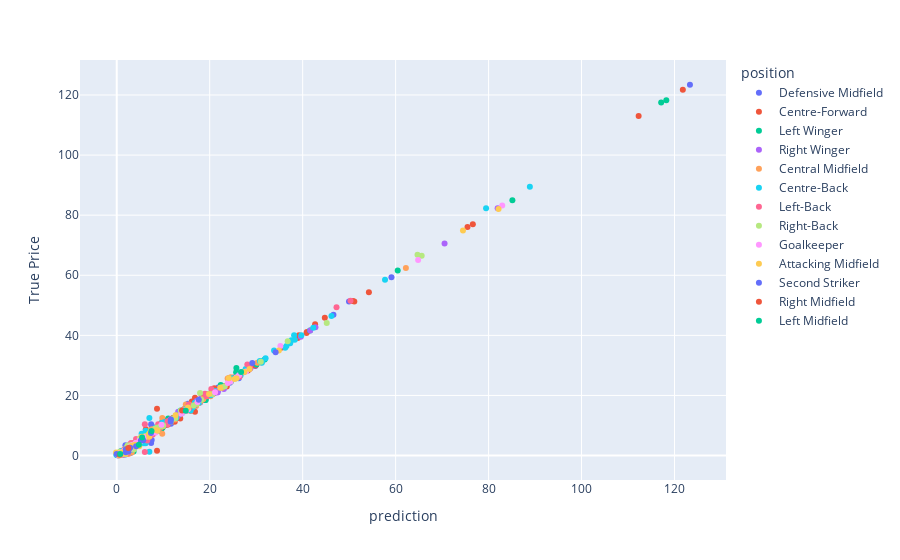

The notebook cell this image was saved under:
### Markdown cell above
Plot of the training data showing possible overfit

### Code cell
import plotly.express as px

y_hat_df = pd.concat([pd.DataFrame(y_hat, columns = ["prediction"]), y_train], axis=1)



y_hat_df.rename(columns = {'fee_infladj':'True Price'}, inplace = True)

fig = px.scatter(y_hat_df,
                 x="prediction",
                 y="True Price",
                 color="position",
                 hover_data=['player_name', 'club_name', 'position'])
fig.show()

### Figure 1 — Plotly figure (JSON) as saved in the notebook; plotly's stock layout.template omitted (floating-point values rounded to 4 significant figures; data arrays with more than 128 entries replaced by an {"elided": "..."} marker saying what was removed)
{"data": [{"customdata": {"elided": "69x3 str values"}, "hovertemplate": "position=%{customdata[2]}<br>prediction=%{x}<br>True Price=%{y}<br>player_name=%{customdata[0]}<br>club_name=%{customdata[1]}<extra></extra>", "legendgroup": "Defensive Midfield", "marker": {"color": "#636efa", "symbol": "circle"}, "mode": "markers", "name": "Defensive Midfield", "orientation": "v", "showlegend": true, "type": "scatter", "x": [21.82, 25.35, 7.404, 27.29, 14.52, 1.766, 6.857, 15.32, 1.121, 9.567, 46.63, 59.1, 6.28, 0.1039, 6.536, 7.524, 10.5, 24.06, 2.947, 2.099, 9.094, 1.175, 12.45, 10.17, 4.275, 2.287, 7.524, 11.66, 1.77, 24.33, 1.702, 1.869, 15.01, 1.292, 21.71, 11.04, 18.92, 0.4873, 15.41, 2.246, 5.368, 21.49, 0.2368, 1.869, 5.421, 29.81, 6.311, 3.255, 1.688, 3.006, 49.97, 1.455, 1.944, 3.0, 21.05, 5.865, 13.36, 10.34, 7.161, 2.177, 7.404, 28.78, 26.27, 20.36, 2.738, 22.47, 22.81, 2.176, 17.93], "xaxis": "x", "y": [22.62, 25.71, 10.41, 27.74, 14.99, 1.041, 7.284, 17.28, 1.028, 9.233, 46.83, 59.32, 6.14, 0.1041, 6.17, 5.204, 10.28, 25.65, 0.8741, 1.5, 8.6, 0.5204, 12.65, 10.26, 4.104, 2.052, 9.887, 10.54, 1.028, 24.21, 0.7199, 0.3122, 15.39, 1.041, 21.6, 11.14, 20, 0.7181, 16, 2, 5.5, 21.6, 0.25, 3.434, 5.204, 29.82, 6, 3.5, 1.539, 3.085, 51.29, 1.041, 2, 2.257, 20.81, 4.616, 14.4, 10.26, 6.17, 2.052, 4.163, 29.14, 25.71, 20.81, 2.706, 22.62, 22.9, 2.057, 17.69], "yaxis": "y"}, {"customdata": {"elided": "161x3 str values"}, "hovertemplate": "position=%{customdata[2]}<br>prediction=%{x}<br>True Price=%{y}<br>player_name=%{customdata[0]}<br>club_name=%{customdata[1]}<extra></extra>", "legendgroup": "Centre-Forward", "marker": {"color": "#EF553B", "symbol": "circle"}, "mode": "markers", "name": "Centre-Forward", "orientation": "v", "showlegend": true, "type": "scatter", "x": {"elided": "161 float values"}, "xaxis": "x", "y": {"elided": "161 float values"}, "yaxis": "y"}, {"customdata": {"elided": "59x3 str values"}, "hovertemplate": "position=%{customdata[2]}<br>prediction=%{x}<br>True Price=%{y}<br>player_name=%{customdata[0]}<br>club_name=%{customdata[1]}<extra></extra>", "legendgroup": "Left Winger", "marker": {"color": "#00cc96", "symbol": "circle"}, "mode": "markers", "name": "Left Winger", "orientation": "v", "showlegend": true, "type": "scatter", "x": [3.618, 6.913, 2.095, 85.13, 3.341, 13.99, 6.748, 30.08, 1.568, 14.95, 60.45, 6.447, 2.918, 26.03, 19.02, 7.782, 5.512, 1.703, 1.409, 2.758, 2.32, 18.98, 25.74, 6.726, 9.841, 19.08, 11.67, 1.017, 19.12, 8.704, 1.964, 10.05, 2.063, 9.512, 25.69, 12.81, 118.2, 22.38, 2.268, 117.1, 2.693, 8.78, 12.13, 31.16, 13.38, 31.84, 2.182, 10.11, 3.204, 9.505, 2.337, 7.962, 1.92, 41.57, 15.41, 5.521, 1.604, 11.07, 5.531], "xaxis": "x", "y": [1.337, 6.765, 2.081, 85, 3.085, 14.5, 6.463, 30.34, 1.028, 15.43, 61.55, 6.765, 2.052, 26.22, 18.73, 8.227, 5.142, 0.6244, 0.6244, 2, 2.057, 19.25, 29.1, 7.199, 9.256, 18.51, 11.8, 0.7806, 18.51, 9.256, 2.081, 10.41, 2.081, 8.207, 27.7, 12.8, 118.3, 23.5, 1, 117.5, 0.9, 8.741, 12.31, 31.26, 13.53, 32, 1.8, 10, 2.052, 10.41, 2.081, 8.227, 1, 41.63, 15.43, 6.17, 1.026, 12.31, 5.724], "yaxis": "y"}, {"customdata": {"elided": "60x3 str values"}, "hovertemplate": "position=%{customdata[2]}<br>prediction=%{x}<br>True Price=%{y}<br>player_name=%{customdata[0]}<br>club_name=%{customdata[1]}<extra></extra>", "legendgroup": "Right Winger", "marker": {"color": "#ab63fa", "symbol": "circle"}, "mode": "markers", "name": "Right Winger", "orientation": "v", "showlegend": true, "type": "scatter", "x": [2.691, 4.053, 9.06, 17.17, 24.77, 2.652, 15.46, 1.113, 7.214, 2.219, 6.255, 0.9389, 39.61, 11.05, 3.402, 3.141, 5.704, 70.53, 41.63, 3.473, 2.64, 42.75, 4.912, 2.786, 0.5395, 0.9008, 0.6274, 21.77, 2.8, 2.95, 1.655, 0.4446, 81.95, 1.393, 21.72, 5.118, 2.628, 3.768, 11.57, 20.36, 12.98, 13.23, 3.216, 13.18, 0.4715, 2.191, 6.47, 17.89, 0.6266, 3.166, 1.873, 1.372, 2.478, 0.1658, 3.695, 1.393, 23.05, 4.157, 3.028, 18.11], "xaxis": "x", "y": [3.085, 4.163, 9.256, 18.16, 25.71, 2.602, 15.43, 1.131, 7.1, 2.262, 6, 0.5, 39.55, 11, 2.057, 3, 5.386, 70.56, 41.63, 3, 2.342, 42.67, 5.129, 2.602, 0.5142, 0.4163, 1.008, 21.54, 2.88, 3.122, 1.041, 0.2052, 82.27, 1.282, 21, 5.204, 2.6, 3.122, 12.0, 20.81, 12.93, 14.57, 2.571, 13.34, 0.5142, 2.057, 6, 18.51, 0.6, 3.591, 1.041, 1.5, 2.081, 0.1128, 3.599, 1.282, 22.17, 3.122, 3.085, 18.88], "yaxis": "y"}, {"customdata": {"elided": "108x3 str values"}, "hovertemplate": "position=%{customdata[2]}<br>prediction=%{x}<br>True Price=%{y}<br>player_name=%{customdata[0]}<br>club_name=%{customdata[1]}<extra></extra>", "legendgroup": "Central Midfield", "marker": {"color": "#FFA15A", "symbol": "circle"}, "mode": "markers", "name": "Central Midfield", "orientation": "v", "showlegend": true, "type": "scatter", "x": [14.83, 1.818, 1.659, 6.826, 1.877, 0.5574, 9.967, 16.18, 2.295, 9.09, 1.228, 0.7371, 23.85, 19.32, 24.6, 0.844, 7.766, 1.211, 1.898, 9.35, 1.331, 11.22, 30.26, 3.234, 1.167, 18.01, 2.054, 0.6419, 12.57, 2.496, 15.39, 7.4, 3.377, 1.164, 24.53, 4.107, 1.119, 18.58, 3.646, 9.356, 2.288, 6.292, 9.794, 4.012, 24.06, 2.196, 1.105, 1.464, 14.48, 1.504, 2.512, 9.36, 14.81, 17.08, 1.41, 1.167, 5.339, 1.091, 1.045, 2.395, 2.536, 4.601, 5.346, 1.248, 31.02, 12.85, 20.19, 17.67, 8.426, 5.798, 3.371, 5.7, 18.64, 7.605, 5.787, 1.581, 1.323, 3.811, 0.938, 0.6323, 15.6, 14.85, 22.72, 4.064, 3.873, 22.64, 0.686, 0.8164, 0.5349, 4.69, 6.256, 14.0, 1.482, 6.044, 9.794, 5.076, 2.488, 2.693, 2.129, 8.195, 2.306, 62.21, 6.125, 20.16, 6.328, 5.054, 9.817, 1.48], "xaxis": "x", "y": [15.39, 1.543, 1.543, 7.181, 0.8207, 0.5142, 9.77, 16, 2.706, 9.256, 1.041, 0.5204, 25.65, 20.5, 24.68, 1, 8.741, 1.561, 1.539, 10.41, 1.041, 11.45, 30.85, 1.028, 1.028, 17.95, 2.057, 0.5204, 11.97, 1.539, 16.21, 8.669, 2.057, 0.5129, 26.02, 3.9, 0.7694, 18.73, 4.114, 9.233, 2.057, 6.244, 12.49, 3.085, 25.71, 1.543, 1.041, 1.028, 15.39, 0.9002, 0.5129, 9.367, 15.43, 16.45, 1.041, 1.041, 5, 1.561, 0.5129, 2.081, 2.057, 4, 4.114, 1, 31, 13.37, 19.75, 17.48, 8.326, 6.5, 3.5, 5.828, 19, 8, 6.17, 1.561, 1, 3.394, 1, 0.09575, 16.97, 16.97, 22.62, 4.163, 4.114, 22.57, 0.4, 1.353, 0.5, 4.616, 4.616, 14.4, 1.128, 5, 7.285, 5, 2.238, 1.026, 2.7, 7.694, 2.571, 62.44, 6.244, 20.57, 7.456, 5.204, 9.77, 1.026], "yaxis": "y"}, {"customdata": {"elided": "153x3 str values"}, "hovertemplate": "position=%{customdata[2]}<br>prediction=%{x}<br>True Price=%{y}<br>player_name=%{customdata[0]}<br>club_name=%{customdata[1]}<extra></extra>", "legendgroup": "Centre-Back", "marker": {"color": "#19d3f3", "symbol": "circle"}, "mode": "markers", "name": "Centre-Back", "orientation": "v", "showlegend": true, "type": "scatter", "x": {"elided": "153 float values"}, "xaxis": "x", "y": {"elided": "153 float values"}, "yaxis": "y"}, {"customdata": {"elided": "62x3 str values"}, "hovertemplate": "position=%{customdata[2]}<br>prediction=%{x}<br>True Price=%{y}<br>player_name=%{customdata[0]}<br>club_name=%{customdata[1]}<extra></extra>", "legendgroup": "Left-Back", "marker": {"color": "#FF6692", "symbol": "circle"}, "mode": "markers", "name": "Left-Back", "orientation": "v", "showlegend": true, "type": "scatter", "x": [0.4596, 2.34, 6.587, 1.726, 11.63, 4.153, 16.81, 2.06, 1.448, 5.607, 6.043, 10.94, 14.67, 1.417, 2.34, 0.3141, 0.6781, 3.327, 28.1, 18.98, 2.647, 26.43, 6.043, 9.238, 7.197, 1.44, 1.492, 3.091, 6.293, 3.333, 7.753, 47.28, 2.084, 19.3, 1.656, 5.461, 15.47, 5.12, 3.067, 1.147, 8.308, 2.345, 15.4, 10.94, 28.7, 15.62, 0.5324, 2.653, 3.453, 7.453, 0.6644, 20.34, 3.238, 50.29, 5.127, 1.404, 3.029, 6.555, 3.091, 0.2487, 21.16, 8.923], "xaxis": "x", "y": [0.1026, 1.028, 6.17, 2, 12.11, 5.5, 16.82, 2.057, 1.539, 5.204, 10.41, 10.41, 15, 0.2571, 2.571, 0.2571, 0.5335, 3.078, 30.34, 20.57, 3, 26.22, 1.197, 9.256, 6.5, 0.5, 1.131, 2.057, 6.244, 3.122, 7, 49.36, 2.5, 19.77, 1.748, 5.204, 16.93, 5.204, 4.104, 0.5142, 8.227, 0.7806, 15.61, 11.45, 29.14, 15.94, 0.5, 2.602, 4, 7.147, 0.8227, 22.11, 2.777, 51.5, 5.204, 1.2, 2.0, 5, 4.114, 0.3122, 21.02, 10.41], "yaxis": "y"}, {"customdata": {"elided": "73x3 str values"}, "hovertemplate": "position=%{customdata[2]}<br>prediction=%{x}<br>True Price=%{y}<br>player_name=%{customdata[0]}<br>club_name=%{customdata[1]}<extra></extra>", "legendgroup": "Right-Back", "marker": {"color": "#B6E880", "symbol": "circle"}, "mode": "markers", "name": "Right-Back", "orientation": "v", "showlegend": true, "type": "scatter", "x": [0.6544, 3.735, 3.479, 2.85, 2.343, 7.993, 22.45, 14.91, 0.8451, 5.4, 3.031, 1.821, 8.28, 3.575, 0.6111, 4.949, 2.261, 1.931, 30.99, 45.18, 36.78, 6.187, 1.285, 18.15, 11.64, 0.4877, 7.136, 0.904, 1.856, 2.403, 0.8831, 1.771, 9.886, 12.63, 2.515, 16.53, 1.825, 20.61, 4.117, 12.2, 65.61, 2.747, 6.905, 17.92, 0.7955, 15.31, 0.5927, 9.982, 2.209, 0.488, 3.039, 1.826, 2.194, 2.977, 0.3411, 0.432, 1.878, 23.25, 9.417, 6.333, 64.71, 8.772, 17.25, 3.374, 13.78, 0.9473, 3.424, 4.971, 2.342, 14.63, 1.929, 0.6068, 3.755], "xaxis": "x", "y": [1.234, 2.057, 2.565, 3.085, 3.3, 8.227, 22.62, 15, 1, 5.553, 2.88, 0.5, 9, 2.571, 0.617, 4.628, 2.057, 1.665, 31.22, 44.11, 38.05, 6.5, 0.7806, 18.6, 11.28, 0.1041, 7.285, 0.5129, 0.617, 2.081, 0.8227, 1.539, 9.887, 12.49, 2.052, 16.65, 2, 20.52, 4.163, 12.34, 66.5, 2.5, 6.75, 20.81, 0.4525, 15.43, 0.5129, 10.08, 2.5, 0.229, 3.5, 1.561, 2.55, 3.078, 0.3085, 0.5204, 1.744, 23.04, 9.679, 6.244, 66.85, 9.367, 17.23, 2.081, 15, 1.041, 2.057, 5.656, 1.949, 15, 2.081, 0.3122, 3.2], "yaxis": "y"}, {"customdata": {"elided": "49x3 str values"}, "hovertemplate": "position=%{customdata[2]}<br>prediction=%{x}<br>True Price=%{y}<br>player_name=%{customdata[0]}<br>club_name=%{customdata[1]}<extra></extra>", "legendgroup": "Goalkeeper", "marker": {"color": "#FF97FF", "symbol": "circle"}, "mode": "markers", "name": "Goalkeeper", "orientation": "v", "showlegend": true, "type": "scatter", "x": [0.2024, 1.928, 4.097, 4.949, 17.37, 26.3, 5.904, 14.14, 64.84, 9.623, 2.428, 13.88, 4.83, 23.9, 0.8628, 2.634, 4.074, 1.017, 14.74, 15.29, 24.48, 5.753, 21.15, 1.309, 7.542, 7.211, 4.151, 25.79, 1.202, 35.21, 14.37, 1.536, 0.4402, 27.81, 3.439, 1.531, 5.039, 7.204, 82.94, 0.8265, 8.375, 0.3473, 8.388, 2.79, 2.909, 0.611, 0.7386, 2.25, 8.095], "xaxis": "x", "y": [0.3599, 1.543, 4.059, 5.129, 17.85, 26.74, 6.155, 14.3, 65.05, 10.26, 2.052, 13.88, 4.579, 24.17, 0.3122, 2.5, 4.163, 0.5358, 14.78, 15.43, 24.62, 5.85, 21.03, 1.028, 7.5, 7.386, 3.122, 26.02, 1.128, 36.43, 15, 1.543, 0.2565, 28, 3.599, 1, 4.699, 7.181, 83.26, 0.5204, 7.694, 0.4114, 8.326, 2.057, 3.085, 0.72, 0.8227, 2, 7.816], "yaxis": "y"}, {"customdata": [["Yacine Adli", "AC Milan", "Attacking Midfield"], ["Simone Verdi", "SSC Napoli", "Attacking Midfield"], ["Brahim Díaz", "AC Milan", "Attacking Midfield"], ["Yassine Benzia", "Dijon FCO", "Attacking Midfield"], ["Ludovic Blas", "FC Nantes", "Attacking Midfield"], ["Gaël Kakuta", "Amiens SC", "Attacking Midfield"], ["Hamed Junior Traorè", "US Sassuolo", "Attacking Midfield"], ["Ryad Boudebouz", "AS Saint-Étienne", "Attacking Midfield"], ["Renaud Ripart", "ESTAC Troyes", "Attacking Midfield"], ["Matheus Pereira", "West Bromwich Albion", "Attacking Midfield"], ["Julian Brandt", "Borussia Dortmund", "Attacking Midfield"], ["Lucas Paquetá", "Olympique Lyon", "Attacking Midfield"], ["Martin Ødegaard", "Arsenal FC", "Attacking Midfield"], ["Quentin Boisgard", "FC Lorient", "Attacking Midfield"], ["Mattia Zaccagni", "SS Lazio", "Attacking Midfield"], ["Martin Ødegaard", "Arsenal FC", "Attacking Midfield"], ["Leonardo Bittencourt", "SV Werder Bremen", "Attacking Midfield"], ["Christopher Nkunku", "RB Leipzig", "Attacking Midfield"], ["Aymen Barkok", "Fortuna Düsseldorf", "Attacking Midfield"], ["Kai Havertz", "Chelsea FC", "Attacking Midfield"], ["Riccardo Saponara", "UC Sampdoria", "Attacking Midfield"], ["Kevin-Prince Boateng", "FC Barcelona", "Attacking Midfield"], ["Thomas Lemar", "Atlético de Madrid", "Attacking Midfield"], ["Javier Pastore", "AS Roma", "Attacking Midfield"], ["Lucas Castro", "Cagliari Calcio", "Attacking Midfield"], ["Jesse Lingard", "West Ham United", "Attacking Midfield"], ["Steven Skrzybski", "Fortuna Düsseldorf", "Attacking Midfield"], ["Leonardo Bittencourt", "SV Werder Bremen", "Attacking Midfield"], ["Christian Eriksen", "Inter Milan", "Attacking Midfield"], ["Pablo Fornals", "West Ham United", "Attacking Midfield"], ["Amin Younes", "Eintracht Frankfurt", "Attacking Midfield"], ["Rémy Cabella", "AS Saint-Étienne", "Attacking Midfield"], ["Kevin-Prince Boateng", "ACF Fiorentina", "Attacking Midfield"], ["Roberto Soriano", "Bologna FC 1909", "Attacking Midfield"], ["Henrikh Mkhitaryan", "AS Roma", "Attacking Midfield"], ["Leonardo Bittencourt", "TSG 1899 Hoffenheim", "Attacking Midfield"], ["Simone Verdi", "Torino FC", "Attacking Midfield"], ["Roberto Soriano", "Torino FC", "Attacking Midfield"]], "hovertemplate": "position=%{customdata[2]}<br>prediction=%{x}<br>True Price=%{y}<br>player_name=%{customdata[0]}<br>club_name=%{customdata[1]}<extra></extra>", "legendgroup": "Attacking Midfield", "marker": {"color": "#FECB52", "symbol": "circle"}, "mode": "markers", "name": "Attacking Midfield", "orientation": "v", "showlegend": true, "type": "scatter", "x": [7.292, 25.35, 3.001, 2.445, 8.762, 4.84, 15.33, 3.904, 3.415, 8.395, 25.76, 19.85, 2.657, 2.589, 0.7051, 34.88, 1.882, 12.66, 0.9274, 82.15, 2.117, -0.1477, 74.49, 24.14, 5.338, 2.499, 0.3965, 6.93, 27.49, 28.57, 1.082, 6.995, 1.844, 7.581, 3.289, 5.366, 22.26, 1.222], "xaxis": "x", "y": [8, 25.5, 3, 1.543, 8.227, 3.085, 16, 3.599, 3.3, 8.464, 25.71, 20.52, 2.052, 2.052, 0.2, 35, 0.617, 13.37, 0.8326, 82.07, 2.081, 1.041, 74.93, 25.71, 6.14, 2.36, 0.2057, 7.181, 27.77, 28.8, 0.7694, 6.244, 1.543, 8.227, 3.188, 6.244, 22.57, 1.041], "yaxis": "y"}, {"customdata": [["Joaquín Correa", "SS Lazio", "Second Striker"], ["Rodrigo", "Leeds United", "Second Striker"], ["Papu Gómez", "Sevilla FC", "Second Striker"], ["Diego Farias", "Spezia Calcio", "Second Striker"], ["Joaquín Correa", "Inter Milan", "Second Striker"], ["Antoine Griezmann", "FC Barcelona", "Second Striker"], ["Luca Waldschmidt", "SC Freiburg", "Second Striker"], ["Diego Farias", "Empoli FC", "Second Striker"], ["Maximilian Philipp", "VfL Wolfsburg", "Second Striker"], ["Gianluca Caprari", "Parma Calcio 1913", "Second Striker"], ["Gianluca Caprari", "Benevento Calcio", "Second Striker"], ["Maximilian Philipp", "VfL Wolfsburg", "Second Striker"], ["Diego Farias", "US Lecce", "Second Striker"], ["Kevin Volland", "AS Monaco", "Second Striker"], ["Enrico Brignola", "US Sassuolo", "Second Striker"], ["Ayoze Pérez", "Leicester City", "Second Striker"], ["Luca Waldschmidt", "VfL Wolfsburg", "Second Striker"]], "hovertemplate": "position=%{customdata[2]}<br>prediction=%{x}<br>True Price=%{y}<br>player_name=%{customdata[0]}<br>club_name=%{customdata[1]}<extra></extra>", "legendgroup": "Second Striker", "marker": {"color": "#636efa", "symbol": "circle"}, "mode": "markers", "name": "Second Striker", "orientation": "v", "showlegend": true, "type": "scatter", "x": [17.66, 29.16, 5.696, -0.0292, 5.206, 123.3, 5.464, 2.875, 1.954, 2.599, 2.487, 7.372, 1.934, 11.59, 4.166, 34.18, 11.66], "xaxis": "x", "y": [18.58, 30.78, 5.129, 0.5129, 5, 123.4, 5.204, 2.602, 2.052, 2.16, 1.334, 7.5, 1.08, 11.28, 3.122, 34.35, 12], "yaxis": "y"}, {"customdata": [["Romain Faivre", "Olympique Lyon", "Right Midfield"], ["Antonio Candreva", "UC Sampdoria", "Right Midfield"], ["Victor Moses", "Inter Milan", "Right Midfield"]], "hovertemplate": "position=%{customdata[2]}<br>prediction=%{x}<br>True Price=%{y}<br>player_name=%{customdata[0]}<br>club_name=%{customdata[1]}<extra></extra>", "legendgroup": "Right Midfield", "marker": {"color": "#EF553B", "symbol": "circle"}, "mode": "markers", "name": "Right Midfield", "orientation": "v", "showlegend": true, "type": "scatter", "x": [14.05, 2.498, 0.6576], "xaxis": "x", "y": [15, 2.5, 0.2221], "yaxis": "y"}, {"customdata": [["Erik Thommy", "Fortuna Düsseldorf", "Left Midfield"], ["Mohamed Fares", "SPAL", "Left Midfield"], ["Ryan Sessegnon", "Tottenham Hotspur", "Left Midfield"], ["Jakub Jankto", "UC Sampdoria", "Left Midfield"], ["Mohamed Fares", "SS Lazio", "Left Midfield"], ["Jakub Jankto", "Getafe CF", "Left Midfield"]], "hovertemplate": "position=%{customdata[2]}<br>prediction=%{x}<br>True Price=%{y}<br>player_name=%{customdata[0]}<br>club_name=%{customdata[1]}<extra></extra>", "legendgroup": "Left Midfield", "marker": {"color": "#00cc96", "symbol": "circle"}, "mode": "markers", "name": "Left Midfield", "orientation": "v", "showlegend": true, "type": "scatter", "x": [0.748, 4.771, 26.75, 14.85, 7.482, 5.465], "xaxis": "x", "y": [0.5142, 3.599, 27.77, 14.91, 8.207, 6], "yaxis": "y"}], "layout": {"legend": {"title": {"text": "position"}, "tracegroupgap": 0}, "margin": {"t": 60}, "xaxis": {"anchor": "y", "domain": [0, 1], "title": {"text": "prediction"}}, "yaxis": {"anchor": "x", "domain": [0, 1], "title": {"text": "True Price"}}}}
